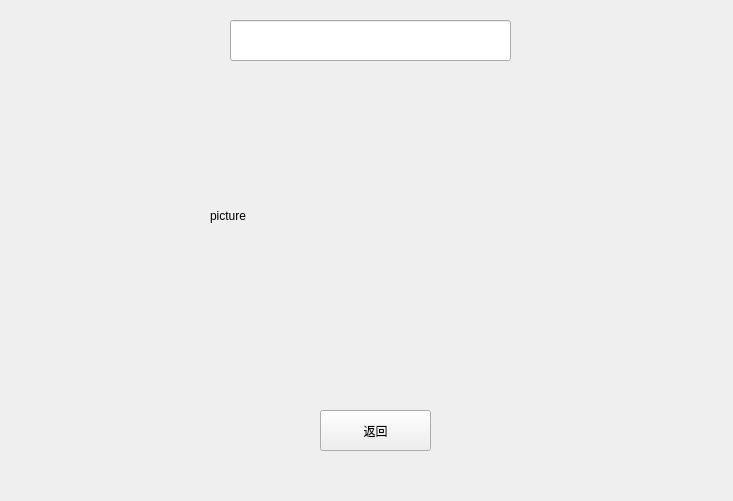
<?xml version="1.0" encoding="UTF-8"?>
<ui version="4.0">
 <class>Form</class>
 <widget class="QWidget" name="Form">
  <property name="geometry">
   <rect>
    <x>0</x>
    <y>0</y>
    <width>733</width>
    <height>501</height>
   </rect>
  </property>
  <property name="windowTitle">
   <string>My Form</string>
  </property>
  <widget class="QPushButton" name="back">
   <property name="geometry">
    <rect>
     <x>320</x>
     <y>410</y>
     <width>111</width>
     <height>41</height>
    </rect>
   </property>
   <property name="text">
    <string>返回</string>
   </property>
  </widget>
  <widget class="QLabel" name="label">
   <property name="geometry">
    <rect>
     <x>210</x>
     <y>90</y>
     <width>311</width>
     <height>251</height>
    </rect>
   </property>
   <property name="text">
    <string>picture</string>
   </property>
  </widget>
  <widget class="QLineEdit" name="total">
   <property name="geometry">
    <rect>
     <x>230</x>
     <y>20</y>
     <width>281</width>
     <height>41</height>
    </rect>
   </property>
  </widget>
 </widget>
 <resources/>
 <connections/>
</ui>
